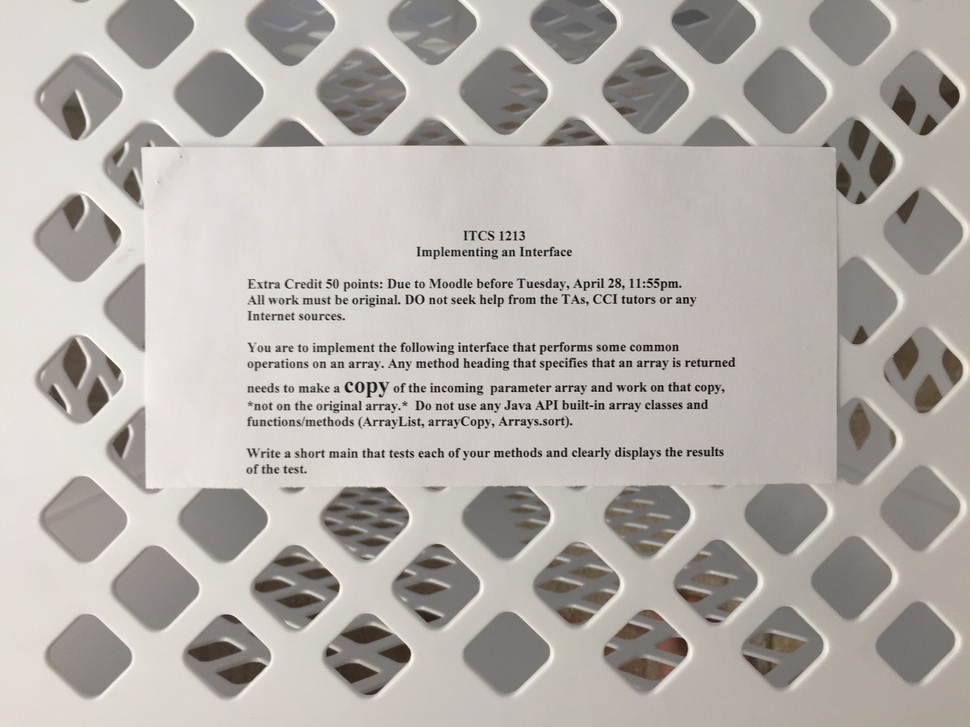
%> input picture Challenge2/data/input_16.JPG, 970 x 727 px, shrunk from 3264 x 2448 before the run
$ octave test6.m   (GNU Octave 9; MATLAB toolbox functions it lacks are replaced by stand-ins)
%> lines starting %> are read from the running program, lines starting %| are printed output that depends on the picture; in (x1, y1, x2, y2) boxes, pixels count from 0 and x2, y2 are one past the last pixel; in counts of white or black regions, pixels touching at a corner belong together; the program's own positions count from 1

% blur image
input_im = imread('data/input_16.JPG');
%> input_im is the input picture: size 727x970x3 uint8; mean R, G, B 179.9, 175.1, 169.7
input_im = rgb2gray(input_im);
%> input_im: size 727x970 uint8
%input_im = input_im(:,:,2) + input_im(:,:,1);
%imshow(input_im);
Iblur = imgaussfilt(input_im, 10);
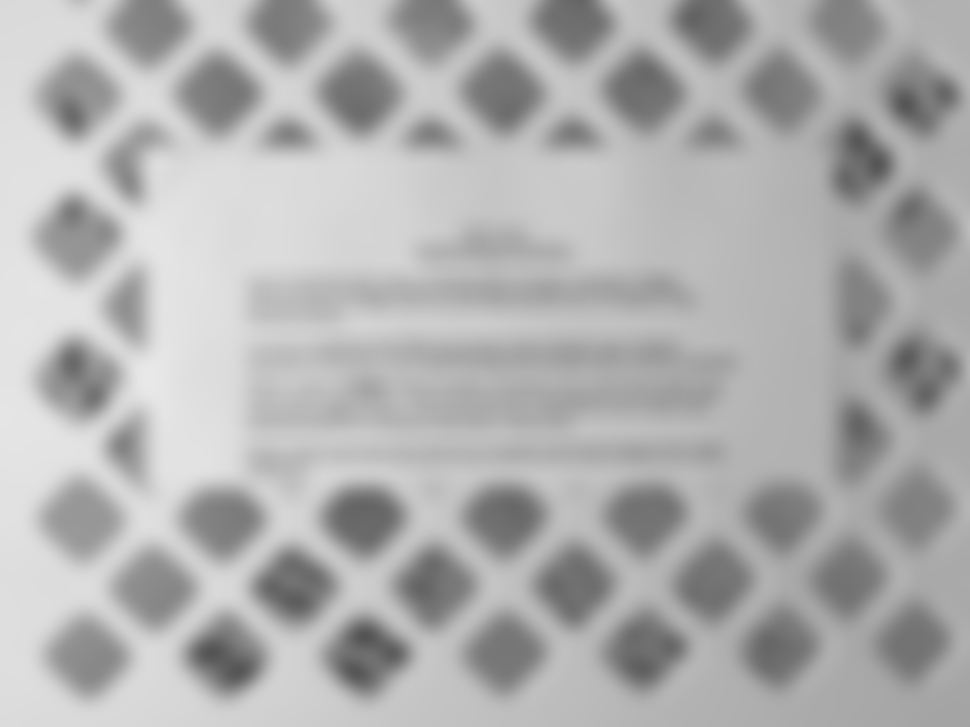
%> Iblur: size 727x970 uint8; min 83, max 232, mean 175.9
%imshow(Iblur);


% edge detection


% or


% thresholding
bw = imbinarize(Iblur, 'adaptive', 'Sensitivity', 0.7);
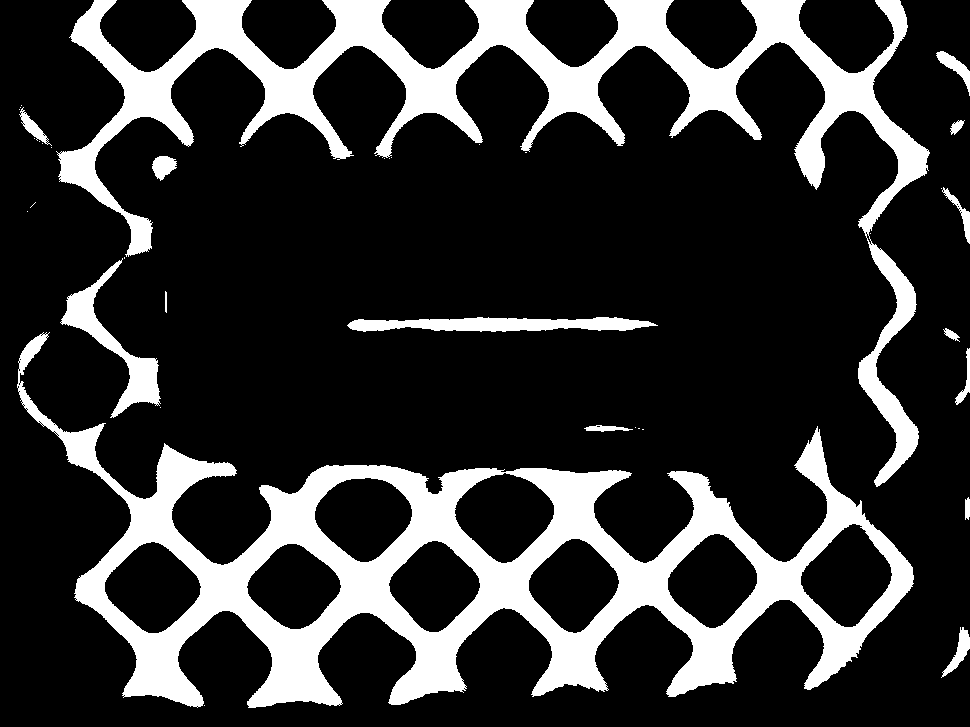
%> bw: size 727x970 logical; 20.1% white; 37 white regions (22 under 20 px), largest, box (x1, y1, x2, y2) and area: (17, 332, 914, 708) 77191, (56, 0, 930, 487) 54643, (60, 258, 161, 418) 3508
imshow(bw);


% median filtering
% g = medfilt2(bw, [31 31]);
% imshow(g);

$ run again, with Challenge2/data/input_10.JPG copied over Challenge2/data/input_16.JPG
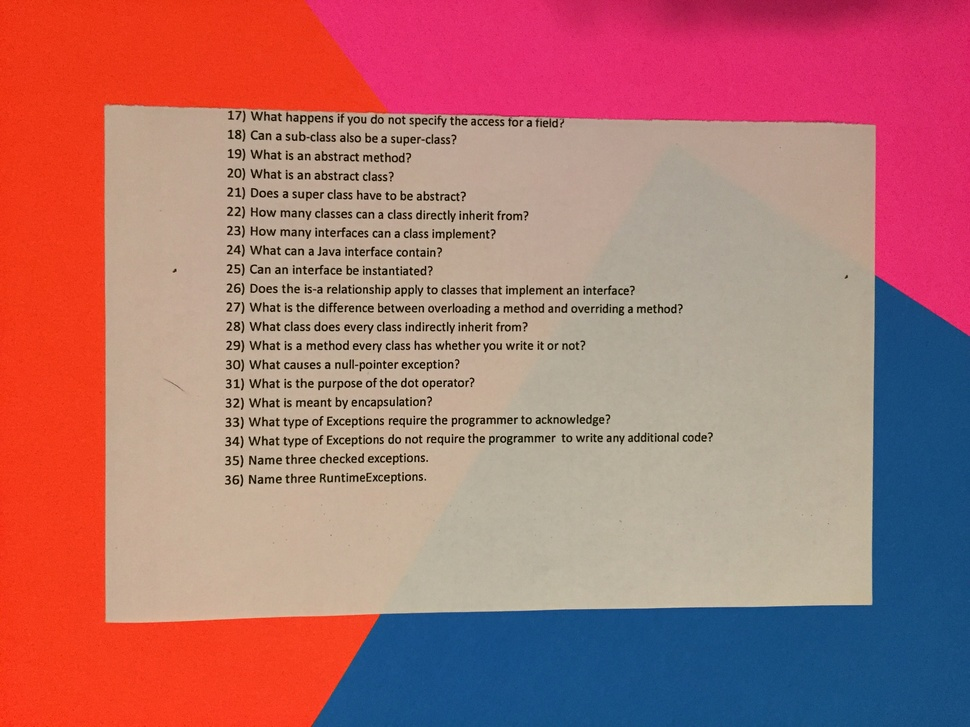
%> input picture Challenge2/data/input_10.JPG, 970 x 727 px, shrunk from 3264 x 2448 before the run
%> input_im is the input picture: size 727x970x3 uint8; mean R, G, B 174.5, 116.1, 115.6
%> input_im: size 727x970 uint8
%> `Iblur = imgaussfilt(input_im, 10);`:
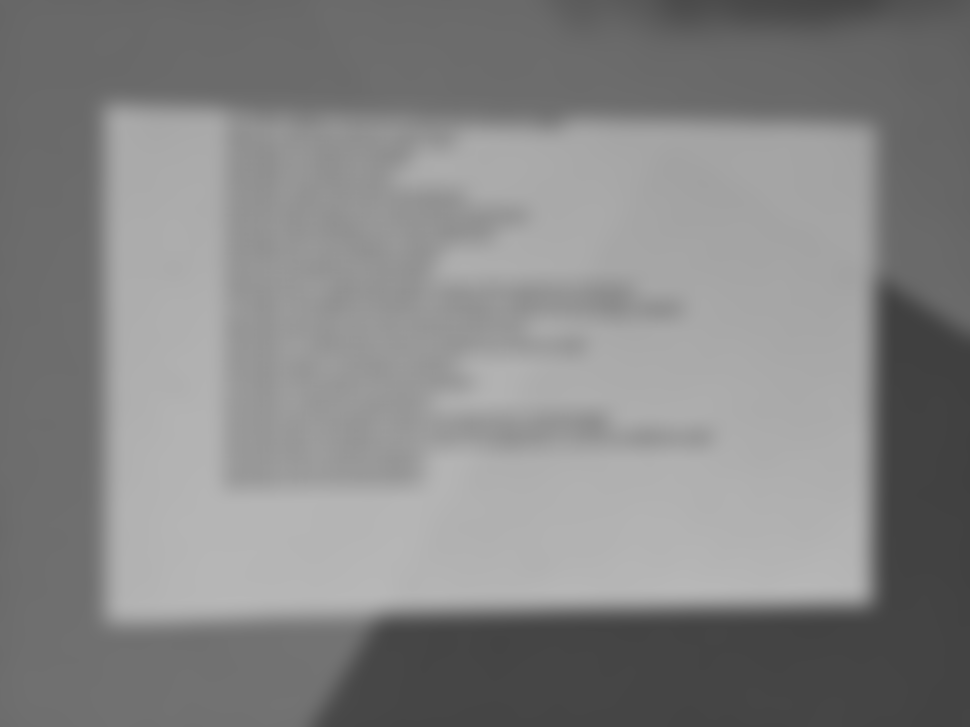
%> Iblur: size 727x970 uint8; min 64, max 184, mean 133.5
%> `bw = imbinarize(Iblur, 'adaptive', 'Sensitivity', 0.7);`:
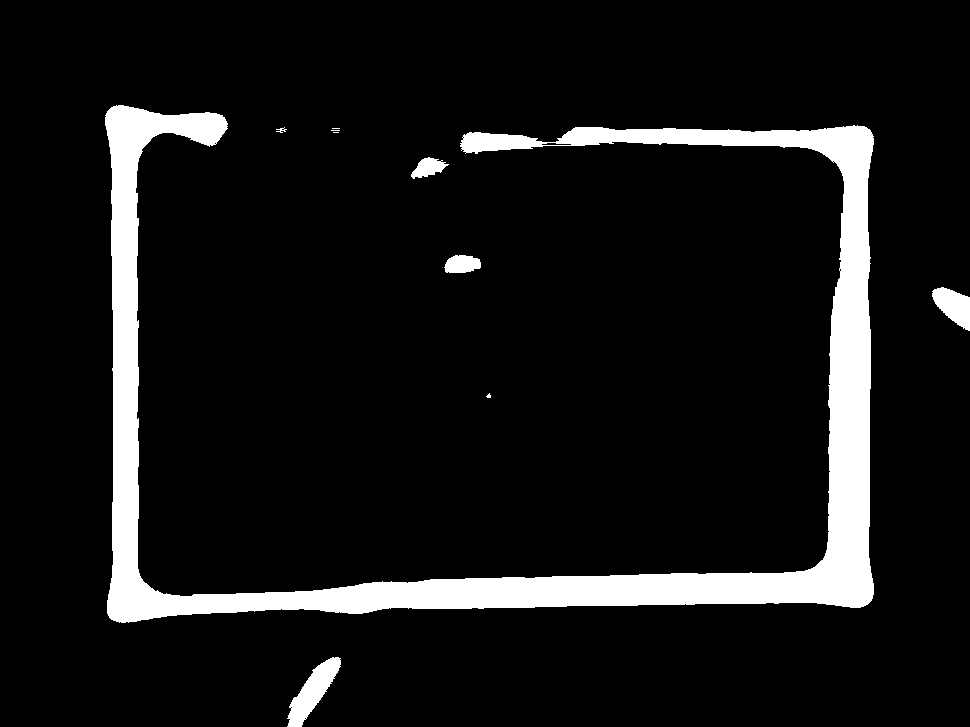
%> bw: size 727x970 logical; 8.9% white; 10 white regions (4 under 20 px), largest, box (x1, y1, x2, y2) and area: (105, 105, 874, 623) 58933, (287, 657, 341, 727) 1578, (932, 287, 970, 331) 1022, (444, 255, 481, 273) 532, (411, 157, 449, 179) 464, (276, 127, 287, 133) 29

$ run again, with Challenge2/data/input_11.JPG copied over Challenge2/data/input_16.JPG
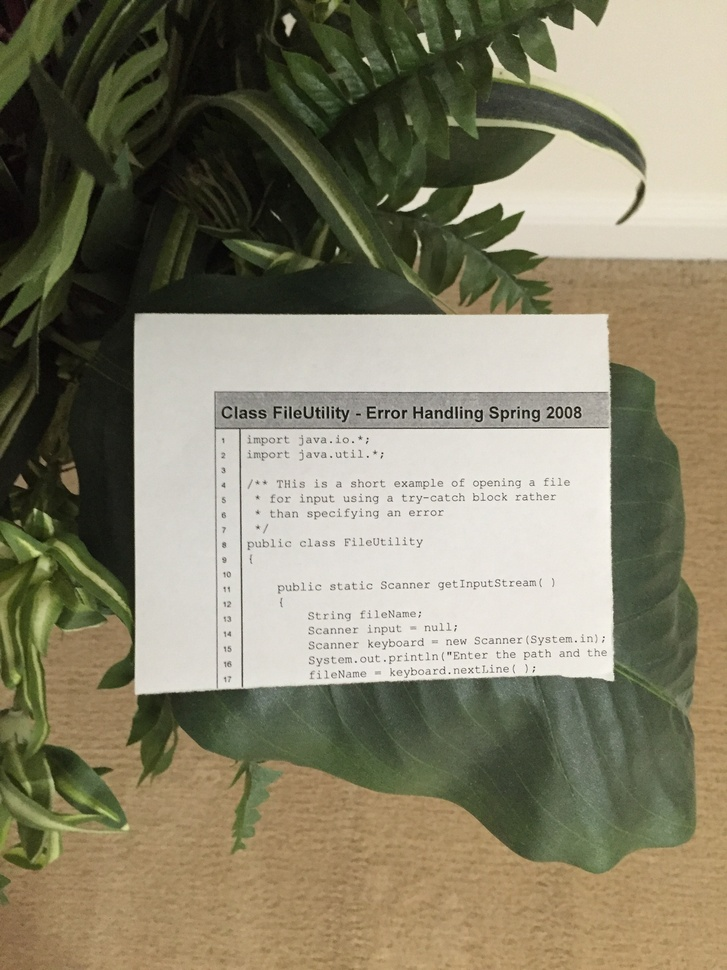
%> input picture Challenge2/data/input_11.JPG, 727 x 970 px, shrunk from 2448 x 3264 before the run
%> input_im is the input picture: size 970x727x3 uint8; mean R, G, B 133, 128.1, 105.4
%> input_im: size 970x727 uint8
%> `Iblur = imgaussfilt(input_im, 10);`:
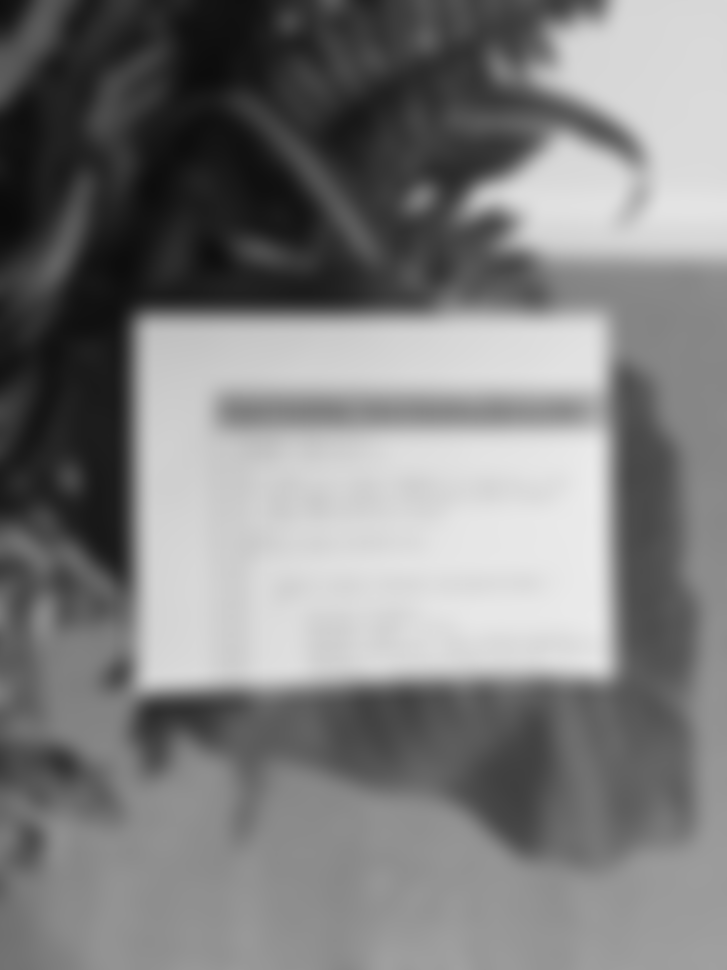
%> Iblur: size 970x727 uint8; min 10, max 235, mean 127
%> `bw = imbinarize(Iblur, 'adaptive', 'Sensitivity', 0.7);`:
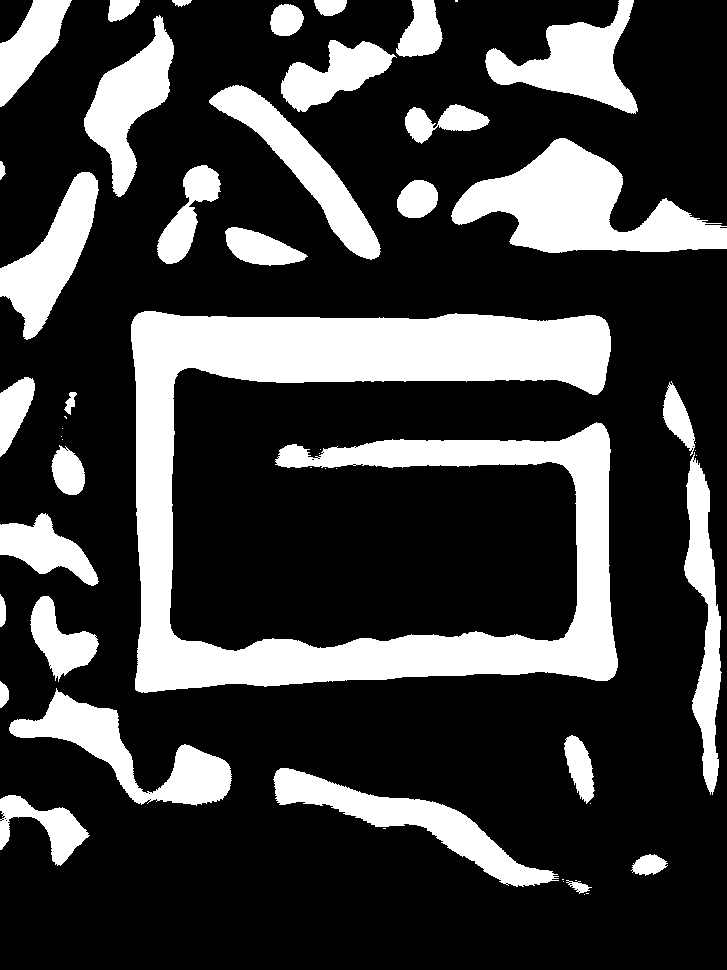
%> bw: size 970x727 logical; 24.7% white; 53 white regions (20 under 20 px), largest, box (x1, y1, x2, y2) and area: (131, 311, 618, 693) 73496, (451, 138, 727, 253) 15496, (273, 768, 559, 887) 8243
